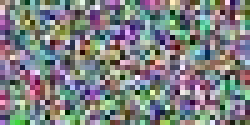
#> input picture Practica_9.2/imagen_1.jpg, 50 x 25 px (shown 5 times larger)
$ python 1.py
#> lines starting #> are read from the running program, lines starting #| are printed output that depends on the picture
import cv2
import random
import numpy as np
import math
from matplotlib import pyplot as plt

def translacion(X,Y,img):
    N=np.array([[1.,0.,X],[0.,1.,Y]])
    rows,cols, ch = img.shape
    img2 = cv2.warpAffine(img, N, (cols, rows))
    return img2
def escala(X,Y,img):
    N=np.array([[X,0.,0],[0.,Y,0]])
    rows,cols, ch = img.shape
    img2 = cv2.warpAffine(img, N, (cols, rows))
    return img2
def Rotate(angulo,img):
    rows,cols, ch = img.shape
    N=np.array([[math.cos(angulo)   ,   math.sin(angulo)    ,  (1-math.cos(angulo))*cols/2   -   math.sin(angulo)      *rows/2],
                [-math.sin(angulo)  ,   math.cos(angulo)    ,   math.sin(angulo)    *cols/2   +   (1-math.cos(angulo))  *rows/2]])
    img2 = cv2.warpAffine(img, N, (cols, rows))
    return img2
def Shear(X1,X2,Y1,Y2,img):
    rows,cols, ch = img.shape
    N=np.array([[X1,Y1,0],
                [X2,Y2,0]])
    img2 = cv2.warpAffine(img, N, (cols, rows))
    return img2

img=cv2.imread('imagen_1.jpg')
#> img is the input picture: shape (25, 50, 3); mean B, G, R 130.2, 128.5, 126.3
img=cv2.cvtColor(img, cv2.COLOR_BGR2RGB)

#img2 = translacion(50,150,img)
#img2 = escala(0.4,0.8,img)
img2 = Rotate(math.pi/2,img)
#> in Rotate, `img2 = cv2.warpAffine(img, N, (cols, rows))`:
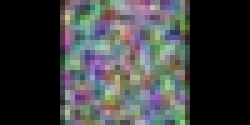
#> img2: shape (25, 50, 3) (shown 5 times larger); mean R, G, B 62.2, 63.9, 64.7
#img2 = Shear(0.2,0.9,0.5,0.5,img)
plt.subplot(121)
plt.imshow(img)
plt.title('Input')
plt.subplot(122)
plt.imshow(img2)
plt.title('Output')
plt.show()
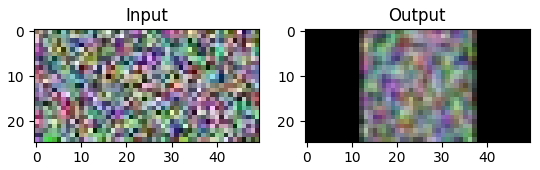
#> figure drawn by matplotlib, 2 panels

img2=cv2.cvtColor(img2, cv2.COLOR_RGB2BGR)
cv2.imwrite('imagen_2.jpg',img2)
